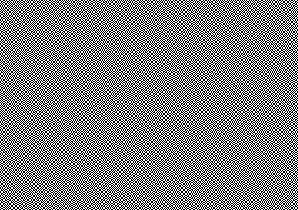
#> input picture secret.png, 298 x 210 px
$ python visual_crypto.py -m secret.png   (older library calls are emulated)
#> lines starting #> are read from the running program, lines starting #| are printed output that depends on the picture
#!/usr/bin/python

from __future__ import division, print_function, unicode_literals

import os
import sys
import random
from PIL import Image
import argparse
import logging

__version__ = "0.1"

def get_options():
    parser = argparse.ArgumentParser(description='Visual cipher image generator.')
    parser.add_argument('--message', '-m',  required = True, metavar = "MESSAGE_IMAGE_FILE_PATH", help='message image')
    parser.add_argument('--secret',  '-s',  metavar = "SECRET_IMAGE_FILE_PATH",    default = "secret.png",   help='secret image (will be created if it does not exist)')
    parser.add_argument('--ciphered', '-c', metavar = "CIPHERED_IMAGE_FILE_PATH", default = "ciphered.png", help='ciphered image (to be generated)')
    parser.add_argument('--resize',  '-r', metavar = "WIDTH,HEIGHT", help='resize message image (defaults to message image size). If width or height is larger than that of the secret image, the secret image will be enlarged appropriately.')
    parser.add_argument('--prepared_message', '-p',  metavar = "PREPARED_MESSAGE_IMAGE_FILE_PATH",  help='if present, the prepared message image is saved to this path')
    parser.add_argument('--darkcolor','-dc', default=[5, 247, 70],
                    nargs=3, metavar='rgb_list',
                    type=int, help='specify a range')
    parser.add_argument('--display', '-d', action='store_true')
    parser.add_argument('--verbose', '-v', action='count', default=0)

    args = parser.parse_args()
    if args.resize:
        try:
            width, height = [int(i.strip()) for i in args.resize.strip().split(",")]
            args.resize = (width, height)
        except:
            parser.error("Invalid format for resize option.")
        else:
            if width <= 0:
                parser.error("Resize width should be > 0.")
            if height <= 0:
                parser.error("Resize height should be > 0.")

    test = args.darkcolor
    test.append(255)
    args.darkcolor = tuple(test)

    return args

def load_image(name):
    return Image.open(name)

def prepare_message_image(image, size):
    if size != image.size:
        image = image.resize(size, Image.ANTIALIAS)
    return image.convert("1")

def generate_secret(size, secret_image = None):
    width, height = size
    new_secret_image = Image.new(mode = "1", size = (width * 2, height * 2))
    if secret_image:
        old_width, old_height = secret_image.size
    else:
        old_width, old_height = (-1, -1)

    for x in range(0, 2 * width, 2):
        for y in range(0, 2 * height, 2):
            if x < old_width and y < old_height:
                color = secret_image.getpixel((x, y))
            else:
                color = random.getrandbits(1)
            new_secret_image.putpixel((x,  y),   color)
            new_secret_image.putpixel((x+1,y),   1-color)
            new_secret_image.putpixel((x,  y+1), 1-color)
            new_secret_image.putpixel((x+1,y+1), color)
    return new_secret_image

def generate_ciphered_image(secret_image, prepared_image, dark = (0,0,0,255)):
    width, height = prepared_image.size
    ciphered_image = Image.new(mode = "RGBA", size = (width * 2, height * 2))

    for x in range(0, width*2, 2):
        for y in range(0, height*2, 2):
            secret = secret_image.getpixel((x,y))
            message = prepared_image.getpixel((x/2,y/2))
            if (message > 0 and secret > 0) or (message == 0 and secret == 0):
                #darker pixl
                color = dark
                #tranparent pixl
                color2 = (0,0,0,0)
            else:
                #one is a white pixel
                color = (255,255,255,255)
                color2 = (255,255,255,0)


            ciphered_image.putpixel((x,  y),   color2)
            ciphered_image.putpixel((x+1,y),   color)
            ciphered_image.putpixel((x,  y+1), color)
            ciphered_image.putpixel((x+1,y+1), color2)
    return ciphered_image

def main():
    logging.basicConfig()

    args = get_options()
    if args.verbose > 2:
        logging.getLogger().setLevel(logging.DEBUG)
    elif args.verbose > 1:
        logging.getLogger().setLevel(logging.INFO)
    elif args.verbose > 0:
        logging.getLogger().setLevel(logging.WARNING)
    else:
        logging.getLogger().setLevel(logging.ERROR)

    logging.info("Cipher image generator version %s" % __version__)

    try:
        logging.debug("Loading message image '%s'" % (args.message))
        message_image = load_image(args.message)
#> in load_image, returned value is the input picture: PIL image 298x210 1; 50% white in thin lines or dots
    except IOError as e:
        logging.fatal("Fatal error: I/O error while loading message image '%s' (%s)" % (args.message, str(e)))
        sys.exit(1)

    if args.resize is None:
        size = message_image.size
#> size = (298, 210)
    else:
        size = args.resize

    width, height = size
#> width = 298; height = 210

    save_secret = False

    if os.path.isfile(args.secret):
        try:
            logging.debug("Loading secret image '%s'" % (args.secret))
            secret_image = load_image(args.secret)
            secret_width, secret_height = secret_image.size
#> secret_width = 298; secret_height = 210
            if secret_width < width or secret_height < height:
                logging.info("Enlarging secret image to fit message size")
                secret_image = generate_secret(size, secret_image = secret_image)
                save_secret = True
        except IOError:
            logging.fatal("I/O error while loading secret image '%s' (%s)" % (args.secret, str(e)))
            sys.exit(2)
    else:
        logging.info("Generating secret image '%s'" % (args.secret))
        secret_image = generate_secret(size)
        save_secret = True

    prepared_image = prepare_message_image(message_image, size)
    ciphered_image = generate_ciphered_image(secret_image, prepared_image,dark = args.darkcolor)
#> in generate_ciphered_image, `ciphered_image = Image.new(mode = "RGBA", size = (width * 2, height * ..`: ciphered_image: PIL image 596x420 RGBA; every value is 0
#> after the loop in generate_ciphered_image, `for x in range(0, width*2, 2):`:
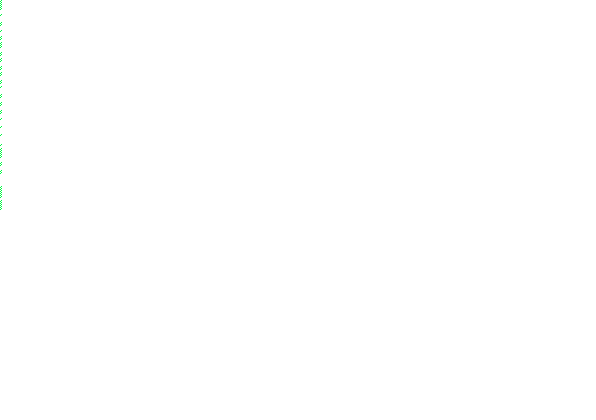
#> ciphered_image: PIL image 596x420 RGBA; mean R, G, B, A 0.2, 0.3, 0.2, 0.2; transparent parts drawn white

    if save_secret:
        logging.debug("Saving secret image '%s'" % (args.secret))
        try:
            secret_image.save(args.secret)
        except IOError as e:
            logging.error("I/O error while saving secret image '%s' (%s)" % (args.secret, str(e)))

    if args.prepared_message:
        logging.debug("Saving prepared message image '%s'" % (args.prepared_message))
        try:
            prepared_image.save(args.prepared_message)
        except IOError as e:
            logging.error("I/O error while saving prepared message image '%s' (%s)" % (args.prepared_message, str(e)))

    try:
        ciphered_image.save(args.ciphered)
    except IOError as e:
        logging.fatal("I/O error while saving ciphered image '%s' (%s)" % (args.ciphered, str(e)))
        sys.exit(3)

    if args.display:
        prepared_image.show()
        secret_image.show()
        ciphered_image.show()

if __name__ == '__main__':
#> (the run stopped early here; a loop or call above may not have finished)
